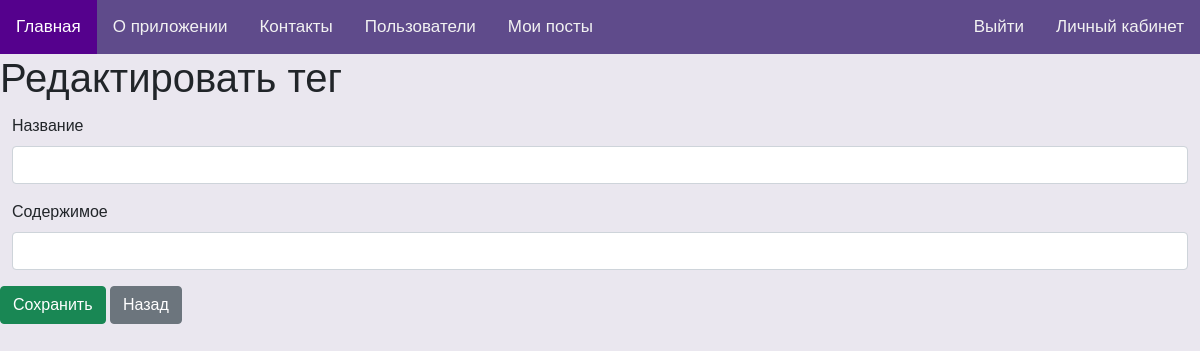
Before: /tag/12/edit_tag (signed in) with the older database file.
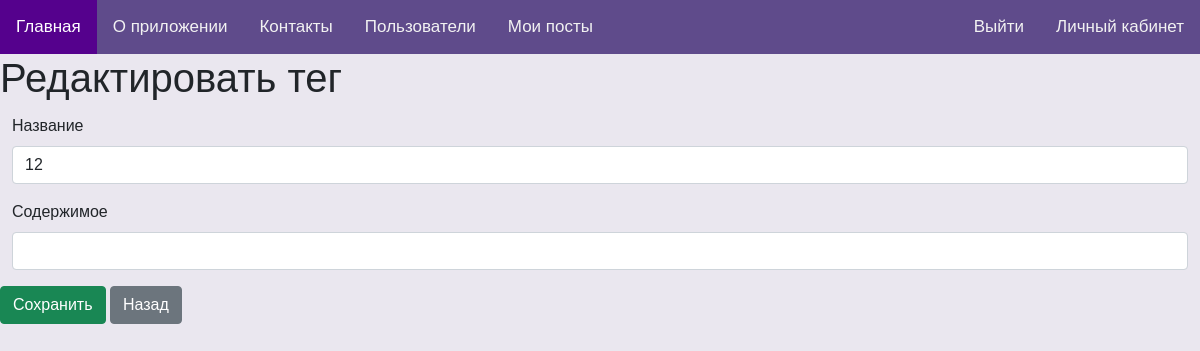
After: the same page with the newer database file.
### tables this page shows
CREATE TABLE tags (
            id INTEGER PRIMARY KEY AUTOINCREMENT,
            name TEXT NOT NULL UNIQUE
);

### server.py (the view, shortened to what this page needs)
@app.route('/tag/<string:name>/edit_tag', methods=('GET', 'POST'))
def edit_tag(name):
    conn = get_db_connection()
    tag = conn.execute('SELECT * FROM tags WHERE name = ?', (name,)).fetchone()
    return render_template('tag/edit.html', tag=tag)

### server.py (called while the page is built)
def get_db_connection():
    conn = sqlite3.connect('blog.db')
    conn.row_factory = sqlite3.Row
    return conn

### templates/tag/edit.html (shortened to what this page needs)
{% extends 'main/layout.html' %}
{% block content %}
    <h1>Редактировать тег</h1>
    <form method="POST">
        <div class="mb-3">
            <label for="name" class="form-label">Название</label>
            <input class="form-control" type="text" id="name" name="name" value="{{ tag['name'] }}" required>
        </div>
        <div class="mb-3">
            <label for="description" class="form-label">Содержимое</label>
            <input class="form-control" type="text" id="description" name="description" value="{{ tag['description'] }}">
        </div>
        <button type="submit" class="btn btn-success">Сохранить</button>
        <a href="{{ url_for('tag') }}" class="btn btn-secondary">Назад</a>
    </form>
{% endblock %}

Changed rows visible on the page:
added tags: name "12"
